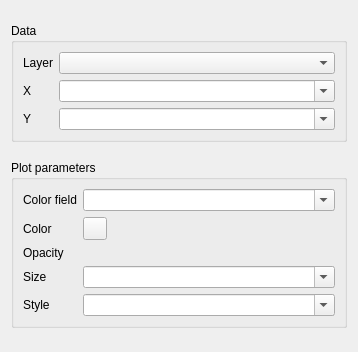
<?xml version="1.0" encoding="UTF-8"?>
<ui version="4.0">
 <class>Form</class>
 <widget class="QWidget" name="Form">
  <property name="geometry">
   <rect>
    <x>0</x>
    <y>0</y>
    <width>358</width>
    <height>352</height>
   </rect>
  </property>
  <property name="sizePolicy">
   <sizepolicy hsizetype="Preferred" vsizetype="Preferred">
    <horstretch>0</horstretch>
    <verstretch>0</verstretch>
   </sizepolicy>
  </property>
  <property name="minimumSize">
   <size>
    <width>0</width>
    <height>352</height>
   </size>
  </property>
  <property name="maximumSize">
   <size>
    <width>16777215</width>
    <height>352</height>
   </size>
  </property>
  <property name="windowTitle">
   <string>Form</string>
  </property>
  <layout class="QVBoxLayout" name="verticalLayout">
   <item>
    <widget class="QGroupBox" name="plot_data_box_2">
     <property name="sizePolicy">
      <sizepolicy hsizetype="Preferred" vsizetype="Maximum">
       <horstretch>0</horstretch>
       <verstretch>0</verstretch>
      </sizepolicy>
     </property>
     <property name="title">
      <string>Data</string>
     </property>
     <layout class="QFormLayout" name="formLayout">
      <item row="0" column="0">
       <widget class="QLabel" name="label_2">
        <property name="text">
         <string>Layer</string>
        </property>
       </widget>
      </item>
      <item row="0" column="1">
       <widget class="QgsMapLayerComboBox" name="scatterplot_layer"/>
      </item>
      <item row="1" column="0">
       <widget class="QLabel" name="label_3">
        <property name="text">
         <string>X</string>
        </property>
       </widget>
      </item>
      <item row="1" column="1">
       <widget class="QgsFieldComboBox" name="scatterplot_X">
        <property name="editable">
         <bool>true</bool>
        </property>
       </widget>
      </item>
      <item row="2" column="0">
       <widget class="QLabel" name="label">
        <property name="text">
         <string>Y</string>
        </property>
       </widget>
      </item>
      <item row="2" column="1">
       <widget class="QgsFieldComboBox" name="scatterplot_Y">
        <property name="editable">
         <bool>true</bool>
        </property>
       </widget>
      </item>
     </layout>
    </widget>
   </item>
   <item>
    <widget class="QGroupBox" name="plot_customization_box_2">
     <property name="sizePolicy">
      <sizepolicy hsizetype="Preferred" vsizetype="Maximum">
       <horstretch>0</horstretch>
       <verstretch>0</verstretch>
      </sizepolicy>
     </property>
     <property name="title">
      <string>Plot parameters</string>
     </property>
     <layout class="QFormLayout" name="formLayout_2">
      <item row="1" column="0">
       <widget class="QLabel" name="label_113">
        <property name="text">
         <string>Color</string>
        </property>
       </widget>
      </item>
      <item row="1" column="1">
       <widget class="QgsColorButton" name="scatterplot_color">
        <property name="minimumSize">
         <size>
          <width>24</width>
          <height>0</height>
         </size>
        </property>
       </widget>
      </item>
      <item row="2" column="0">
       <widget class="QLabel" name="label_114">
        <property name="text">
         <string>Opacity</string>
        </property>
       </widget>
      </item>
      <item row="2" column="1">
       <widget class="QgsOpacityWidget" name="scatterplot_opacity">
        <property name="opacity">
         <double>1.000000000000000</double>
        </property>
       </widget>
      </item>
      <item row="3" column="0">
       <widget class="QLabel" name="label_116">
        <property name="text">
         <string>Size</string>
        </property>
       </widget>
      </item>
      <item row="4" column="0">
       <widget class="QLabel" name="label_117">
        <property name="text">
         <string>Style</string>
        </property>
       </widget>
      </item>
      <item row="3" column="1">
       <widget class="QgsFieldComboBox" name="scatterplot_size">
        <property name="editable">
         <bool>true</bool>
        </property>
        <property name="allowEmptyFieldName">
         <bool>true</bool>
        </property>
       </widget>
      </item>
      <item row="4" column="1">
       <widget class="QgsFieldComboBox" name="scatterplot_style">
        <property name="editable">
         <bool>true</bool>
        </property>
        <property name="allowEmptyFieldName">
         <bool>true</bool>
        </property>
       </widget>
      </item>
      <item row="0" column="0">
       <widget class="QLabel" name="label_4">
        <property name="text">
         <string>Color field</string>
        </property>
       </widget>
      </item>
      <item row="0" column="1">
       <widget class="QgsFieldComboBox" name="scatterplot_color_field">
        <property name="editable">
         <bool>true</bool>
        </property>
        <property name="allowEmptyFieldName">
         <bool>true</bool>
        </property>
       </widget>
      </item>
     </layout>
    </widget>
   </item>
  </layout>
 </widget>
 <customwidgets>
  <customwidget>
   <class>QgsColorButton</class>
   <extends>QToolButton</extends>
   <header>qgscolorbutton.h</header>
  </customwidget>
  <customwidget>
   <class>QgsFieldComboBox</class>
   <extends>QComboBox</extends>
   <header>qgsfieldcombobox.h</header>
  </customwidget>
  <customwidget>
   <class>QgsMapLayerComboBox</class>
   <extends>QComboBox</extends>
   <header>qgsmaplayercombobox.h</header>
  </customwidget>
  <customwidget>
   <class>QgsOpacityWidget</class>
   <extends>QWidget</extends>
   <header>qgsopacitywidget.h</header>
  </customwidget>
 </customwidgets>
 <resources/>
 <connections/>
</ui>
